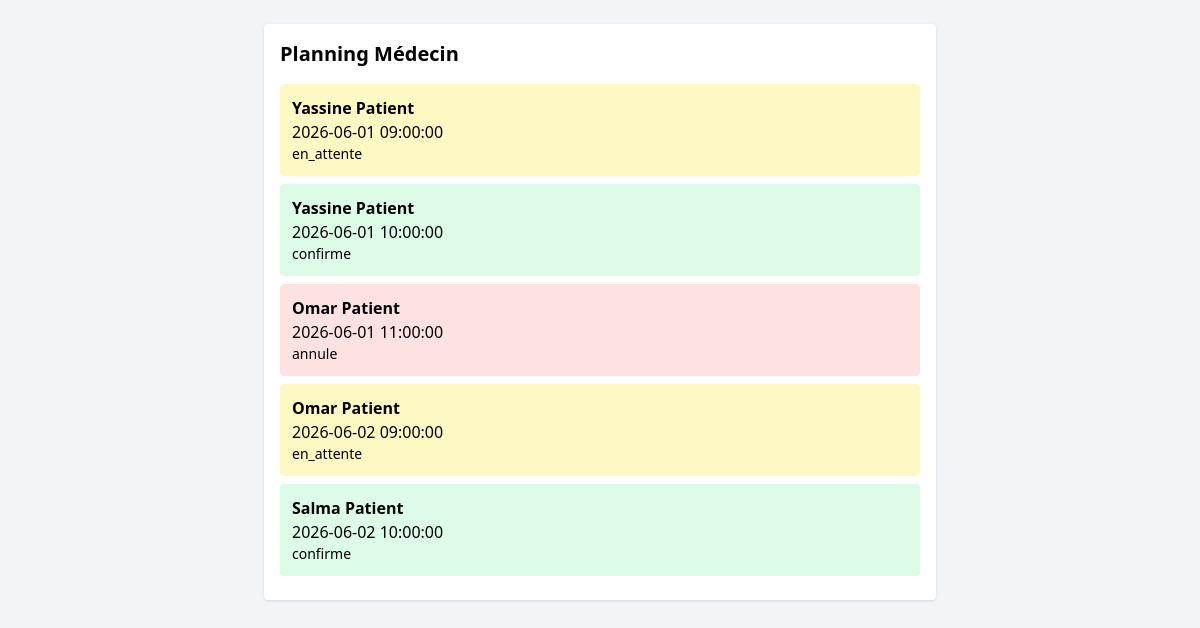
Page /templates/medecin/planning.php on the earlier database version.
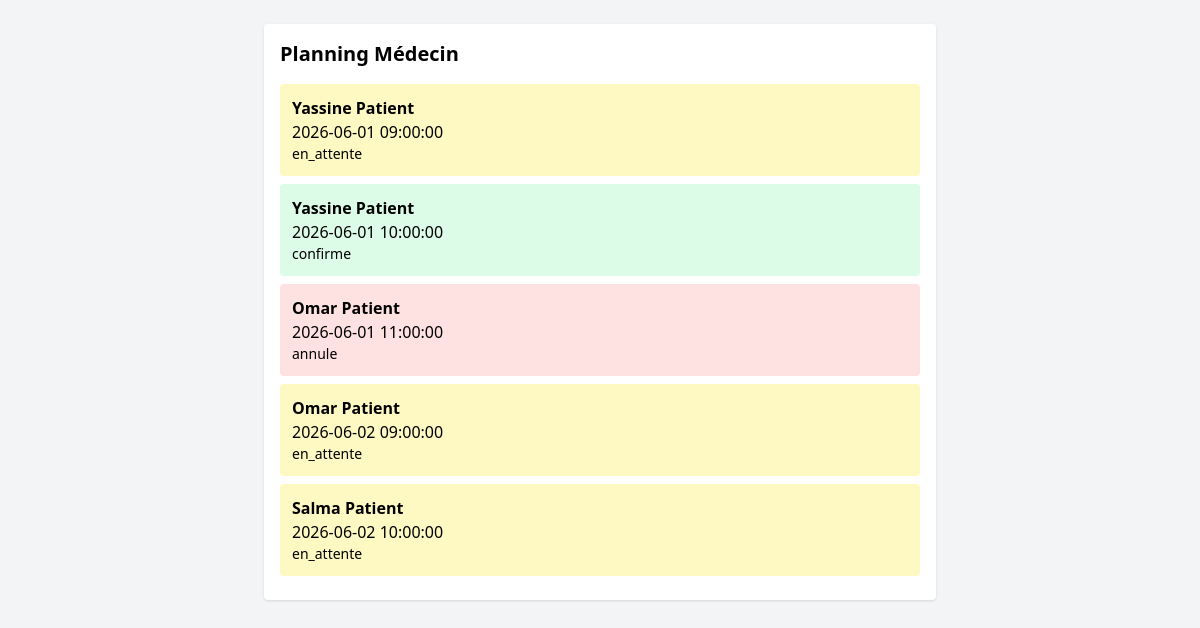
Same page on the later database version.
### tables this page shows
CREATE TABLE rendezvous (
    id INT AUTO_INCREMENT PRIMARY KEY,
    statut VARCHAR(50) DEFAULT 'en_attente',
    dateCreation DATETIME DEFAULT CURRENT_TIMESTAMP,
    patient_id INT NOT NULL,
    disponibilite_id INT NOT NULL,
    FOREIGN KEY (patient_id) REFERENCES patient(id_patient),
    FOREIGN KEY (disponibilite_id) REFERENCES disponibilite(id)
);

CREATE TABLE user (
    id INT AUTO_INCREMENT PRIMARY KEY,
    nom VARCHAR(100) NOT NULL,
    email VARCHAR(150) NOT NULL UNIQUE,
    role_id INT NOT NULL,
    FOREIGN KEY (role_id) REFERENCES role(id_role)
);

CREATE TABLE disponibilite (
    id INT AUTO_INCREMENT PRIMARY KEY,
    date_debut DATETIME NOT NULL,
    date_fin DATETIME NOT NULL,
    disponible BOOLEAN DEFAULT TRUE,
    id_medcin INT NOT NULL,
    FOREIGN KEY (id_medcin) REFERENCES doctor(id_doctor)
);

### templates/medecin/planning.php (the view, shortened to what this page needs)
<?php
require_once '../../config/database.php';
$id_medcin = 1;
$stmt = $pdo->prepare("
SELECT *
FROM rendezvous
JOIN patient ON patient.id_patient = rendezvous.patient_id
JOIN user ON user.id = patient.user_id
JOIN disponibilite ON disponibilite.id = rendezvous.disponibilite_id
WHERE disponibilite.id_medcin = ?
");
$stmt->execute([$id_medcin]);
$couleurs = [
    'en_attente' => 'bg-yellow-100',
    'confirme'   => 'bg-green-100',
    'annule'     => 'bg-red-100',
    'termine'    => 'bg-blue-100'
];
?>
<!DOCTYPE html>
<html lang="fr">
<head>
    <script src="https://cdn.tailwindcss.com"></script>
</head>
<body class="bg-gray-100">
<div class="max-w-2xl mx-auto mt-6 bg-white p-4 rounded shadow">
    <h2 class="text-xl font-bold mb-4">Planning Médecin</h2>
    <?php foreach($stmt as $r): ?>
        <div class="p-3 mb-2 rounded <?= $couleurs[$r['statut']] ?? 'bg-gray-100' ?>">
            <div class="font-semibold">
                <?=($r['nom']) ?>
            </div>
            <div>
                <?= ($r['date_debut']) ?>
            </div>
            <div class="text-sm">
                <?= ($r['statut']) ?>
            </div>
        </div>
    <?php endforeach; ?>
</div>
</body>
</html>

Differences in the rows shown:
changed rendezvous "Salma Patient": statut "confirme" → "en_attente"
